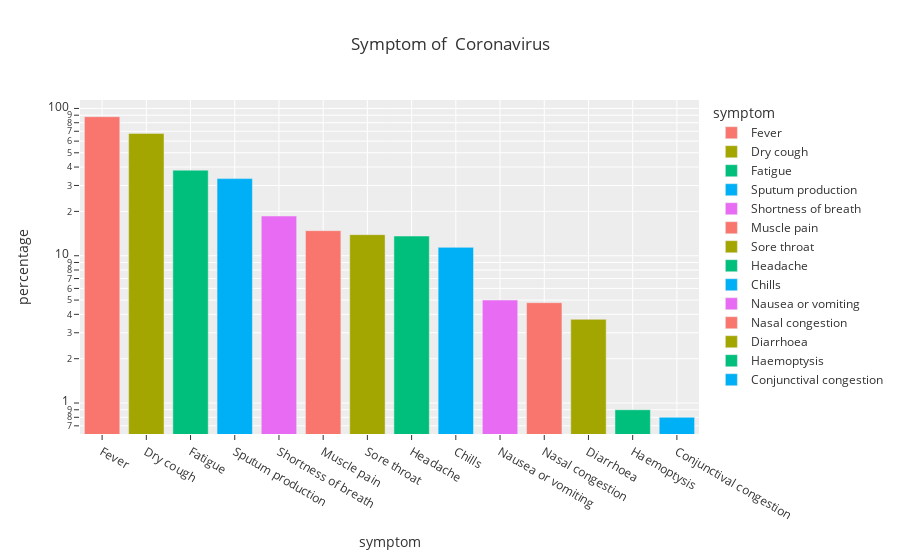

Write notebook code for a chart like this one.
### Code cell
fig = px.bar(symptoms[['symptom', 'percentage']].sort_values('percentage', ascending=False), 
             y="percentage", x="symptom", color='symptom', 
             log_y=True, template='ggplot2', title='Symptom of  Coronavirus')
fig.show()

### Figure 1 — Plotly figure (JSON) as saved in the notebook; plotly's stock layout.template omitted (floating-point values rounded to 4 significant figures)
{"data": [{"alignmentgroup": "True", "hovertemplate": "symptom=%{x}<br>percentage=%{y}<extra></extra>", "legendgroup": "Fever", "marker": {"color": "#F8766D"}, "name": "Fever", "offsetgroup": "Fever", "orientation": "v", "showlegend": true, "textposition": "auto", "type": "bar", "x": ["Fever"], "xaxis": "x", "y": [87.9], "yaxis": "y"}, {"alignmentgroup": "True", "hovertemplate": "symptom=%{x}<br>percentage=%{y}<extra></extra>", "legendgroup": "Dry cough", "marker": {"color": "#A3A500"}, "name": "Dry cough", "offsetgroup": "Dry cough", "orientation": "v", "showlegend": true, "textposition": "auto", "type": "bar", "x": ["Dry cough"], "xaxis": "x", "y": [67.7], "yaxis": "y"}, {"alignmentgroup": "True", "hovertemplate": "symptom=%{x}<br>percentage=%{y}<extra></extra>", "legendgroup": "Fatigue", "marker": {"color": "#00BF7D"}, "name": "Fatigue", "offsetgroup": "Fatigue", "orientation": "v", "showlegend": true, "textposition": "auto", "type": "bar", "x": ["Fatigue"], "xaxis": "x", "y": [38.1], "yaxis": "y"}, {"alignmentgroup": "True", "hovertemplate": "symptom=%{x}<br>percentage=%{y}<extra></extra>", "legendgroup": "Sputum production", "marker": {"color": "#00B0F6"}, "name": "Sputum production", "offsetgroup": "Sputum production", "orientation": "v", "showlegend": true, "textposition": "auto", "type": "bar", "x": ["Sputum production"], "xaxis": "x", "y": [33.4], "yaxis": "y"}, {"alignmentgroup": "True", "hovertemplate": "symptom=%{x}<br>percentage=%{y}<extra></extra>", "legendgroup": "Shortness of breath", "marker": {"color": "#E76BF3"}, "name": "Shortness of breath", "offsetgroup": "Shortness of breath", "orientation": "v", "showlegend": true, "textposition": "auto", "type": "bar", "x": ["Shortness of breath"], "xaxis": "x", "y": [18.6], "yaxis": "y"}, {"alignmentgroup": "True", "hovertemplate": "symptom=%{x}<br>percentage=%{y}<extra></extra>", "legendgroup": "Muscle pain", "marker": {"color": "#F8766D"}, "name": "Muscle pain", "offsetgroup": "Muscle pain", "orientation": "v", "showlegend": true, "textposition": "auto", "type": "bar", "x": ["Muscle pain"], "xaxis": "x", "y": [14.8], "yaxis": "y"}, {"alignmentgroup": "True", "hovertemplate": "symptom=%{x}<br>percentage=%{y}<extra></extra>", "legendgroup": "Sore throat", "marker": {"color": "#A3A500"}, "name": "Sore throat", "offsetgroup": "Sore throat", "orientation": "v", "showlegend": true, "textposition": "auto", "type": "bar", "x": ["Sore throat"], "xaxis": "x", "y": [13.9], "yaxis": "y"}, {"alignmentgroup": "True", "hovertemplate": "symptom=%{x}<br>percentage=%{y}<extra></extra>", "legendgroup": "Headache", "marker": {"color": "#00BF7D"}, "name": "Headache", "offsetgroup": "Headache", "orientation": "v", "showlegend": true, "textposition": "auto", "type": "bar", "x": ["Headache"], "xaxis": "x", "y": [13.6], "yaxis": "y"}, {"alignmentgroup": "True", "hovertemplate": "symptom=%{x}<br>percentage=%{y}<extra></extra>", "legendgroup": "Chills", "marker": {"color": "#00B0F6"}, "name": "Chills", "offsetgroup": "Chills", "orientation": "v", "showlegend": true, "textposition": "auto", "type": "bar", "x": ["Chills"], "xaxis": "x", "y": [11.4], "yaxis": "y"}, {"alignmentgroup": "True", "hovertemplate": "symptom=%{x}<br>percentage=%{y}<extra></extra>", "legendgroup": "Nausea or vomiting", "marker": {"color": "#E76BF3"}, "name": "Nausea or vomiting", "offsetgroup": "Nausea or vomiting", "orientation": "v", "showlegend": true, "textposition": "auto", "type": "bar", "x": ["Nausea or vomiting"], "xaxis": "x", "y": [5], "yaxis": "y"}, {"alignmentgroup": "True", "hovertemplate": "symptom=%{x}<br>percentage=%{y}<extra></extra>", "legendgroup": "Nasal congestion", "marker": {"color": "#F8766D"}, "name": "Nasal congestion", "offsetgroup": "Nasal congestion", "orientation": "v", "showlegend": true, "textposition": "auto", "type": "bar", "x": ["Nasal congestion"], "xaxis": "x", "y": [4.8], "yaxis": "y"}, {"alignmentgroup": "True", "hovertemplate": "symptom=%{x}<br>percentage=%{y}<extra></extra>", "legendgroup": "Diarrhoea", "marker": {"color": "#A3A500"}, "name": "Diarrhoea", "offsetgroup": "Diarrhoea", "orientation": "v", "showlegend": true, "textposition": "auto", "type": "bar", "x": ["Diarrhoea"], "xaxis": "x", "y": [3.7], "yaxis": "y"}, {"alignmentgroup": "True", "hovertemplate": "symptom=%{x}<br>percentage=%{y}<extra></extra>", "legendgroup": "Haemoptysis", "marker": {"color": "#00BF7D"}, "name": "Haemoptysis", "offsetgroup": "Haemoptysis", "orientation": "v", "showlegend": true, "textposition": "auto", "type": "bar", "x": ["Haemoptysis"], "xaxis": "x", "y": [0.9], "yaxis": "y"}, {"alignmentgroup": "True", "hovertemplate": "symptom=%{x}<br>percentage=%{y}<extra></extra>", "legendgroup": "Conjunctival congestion", "marker": {"color": "#00B0F6"}, "name": "Conjunctival congestion", "offsetgroup": "Conjunctival congestion", "orientation": "v", "showlegend": true, "textposition": "auto", "type": "bar", "x": ["Conjunctival congestion"], "xaxis": "x", "y": [0.8], "yaxis": "y"}], "layout": {"barmode": "relative", "legend": {"title": {"text": "symptom"}, "tracegroupgap": 0}, "title": {"text": "Symptom of  Coronavirus"}, "xaxis": {"anchor": "y", "categoryarray": ["Fever", "Dry cough", "Fatigue", "Sputum production", "Shortness of breath", "Muscle pain", "Sore throat", "Headache", "Chills", "Nausea or vomiting", "Nasal congestion", "Diarrhoea", "Haemoptysis", "Conjunctival congestion"], "categoryorder": "array", "domain": [0, 1], "title": {"text": "symptom"}}, "yaxis": {"anchor": "x", "domain": [0, 1], "title": {"text": "percentage"}, "type": "log"}}}
